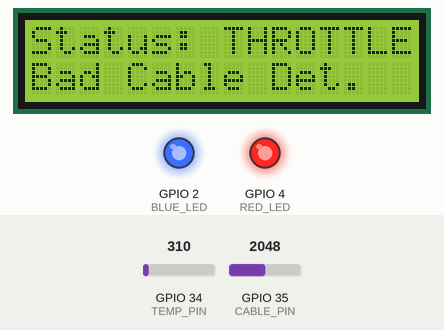
This sketch was run on a simulated ESP32. On the bench: 16×2 character LCD, output pins drawn as LEDs (lit = HIGH). The inputs (shaded band) are chosen by the test bench; at power-on: GPIO 35 (CABLE_PIN) = 2048, GPIO 34 (TEMP_PIN) = 310.

Above: at 3.2 s.
3.3 s: GPIO 35 (CABLE_PIN) set to 1997
At 5.3 s:
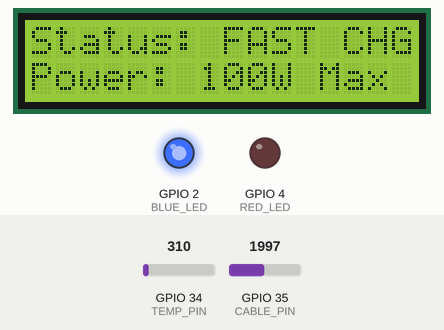
5.6 s: GPIO 35 (CABLE_PIN) set to 2866
At 7.0 s:
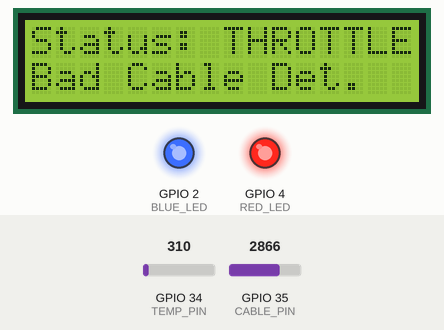
7.7 s: GPIO 35 (CABLE_PIN) set to 2047
At 9.7 s:
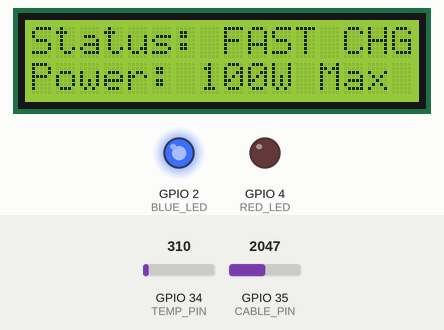
Timing chart, 0 to 11.2 s (numbered marks = the images above; inputs shaded):
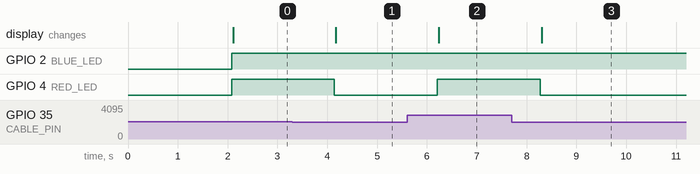

The sketch:

orbit_firmware_v02.ino
```cpp
// Orbit-V Firmware Version 0.2 (Hardware Translation)
#include <Wire.h>
#include <LiquidCrystal_I2C.h>

// Initialize the virtual LCD screen (16 columns, 2 rows)
LiquidCrystal_I2C lcd(0x27, 16, 2);

// Pin Definitions
const int TEMP_PIN = 34;       // Simulated Temperature Sensor Pin
const int CABLE_PIN = 35;      // Simulated Cable Quality Pin
const int BLUE_LED = 2;        // Charging Indicator
const int RED_LED = 4;         // Warning/Pause Indicator

void setup() {
  Serial.begin(115200);
  pinMode(BLUE_LED, OUTPUT);
  pinMode(RED_LED, OUTPUT);

  lcd.init();
  lcd.backlight();
  lcd.setCursor(0, 0);
  lcd.print("Orbit-V Ready");
  delay(2000);
}

void loop() {
  // 1. Read Simulated Temperature
  int rawTemp = analogRead(TEMP_PIN);
  float currentTemp = (rawTemp / 4095.0) * 100.0; // Simulated range 0-100C

  // 2. Read Simulated Cable Resistance
  int rawCable = analogRead(CABLE_PIN);
  float cableResistance = (rawCable / 4095.0) * 3.0; // Simulated 0-3 Ohms

  lcd.clear();

  // 3. Dynamic Thermal Safety Logic (Based on Field Data)
  if (currentTemp >= 45.0) {
    // Critical Heat Pause
    digitalWrite(BLUE_LED, LOW);
    digitalWrite(RED_LED, HIGH); // Red light alert
    lcd.setCursor(0, 0);
    lcd.print("Status: PAUSED");
    lcd.setCursor(0, 1);
    lcd.print("Temp: " + String(currentTemp, 1) + "C Hot");
  }
  else if (cableResistance > 1.5) {
    // Bad Cable - Throttled Charging
    digitalWrite(BLUE_LED, HIGH);
    digitalWrite(RED_LED, HIGH); // Purple mix (Warning)
    lcd.setCursor(0, 0);
    lcd.print("Status: THROTTLE");
    lcd.setCursor(0, 1);
    lcd.print("Bad Cable Det.");
  }
  else {
    // Safe Fast Charging
    digitalWrite(BLUE_LED, HIGH);
    digitalWrite(RED_LED, LOW);
    lcd.setCursor(0, 0);
    lcd.print("Status: FAST CHG");
    lcd.setCursor(0, 1);
    lcd.print("Power: 100W Max");
  }

  delay(1000); // Refresh every second
}
```

Measured:
- the behaviour switches between 2048 and 2047 on GPIO 35 (CABLE_PIN) (found by bisection; images 0 and 1)
- after the input at 3.3 s, GPIO 4 (RED_LED): HIGH → LOW after 0.84 s; the display: changes after 0.87 s (image 1)
- after the input at 5.6 s, GPIO 4 (RED_LED): LOW → HIGH after 0.61 s; the display: changes after 0.64 s (image 2)
- after the input at 7.7 s, GPIO 4 (RED_LED): HIGH → LOW after 0.57 s; the display: changes after 0.60 s (image 3)
